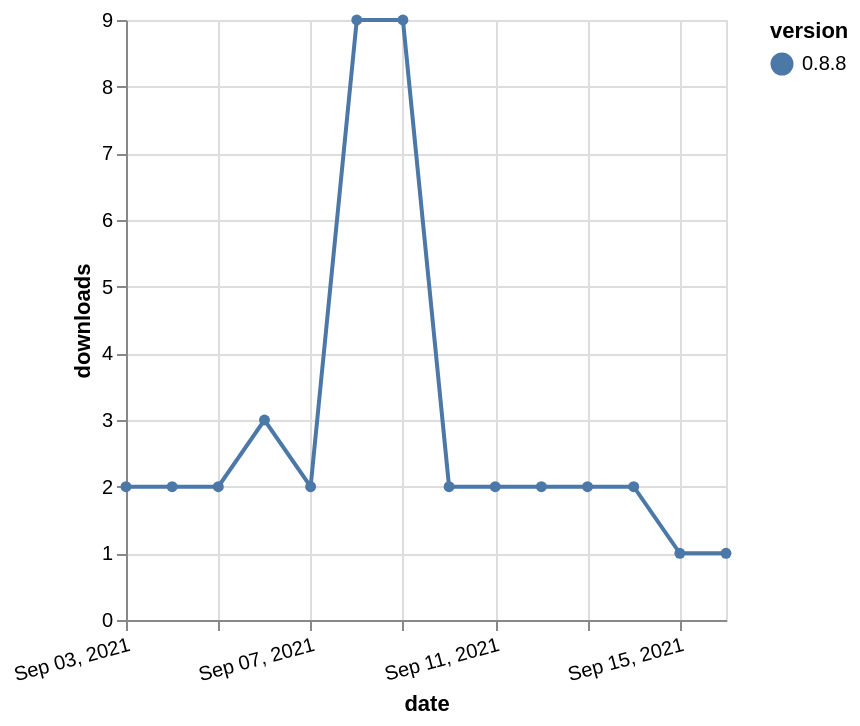

Vega-Lite specification stored for this chart:
### Vega-Lite specification from a JSON file in a GitHub repository (floating-point values rounded to 4 significant figures)
{"$schema": "https://vega.github.io/schema/vega-lite/v5.json", "description": "A simple bar chart with embedded data.", "data": {"values": [{"date": "2021-09-03", "total": 2995, "delta": 2, "version": "0.8.8"}, {"date": "2021-09-04", "total": 2997, "delta": 2, "version": "0.8.8"}, {"date": "2021-09-05", "total": 2999, "delta": 2, "version": "0.8.8"}, {"date": "2021-09-06", "total": 3002, "delta": 3, "version": "0.8.8"}, {"date": "2021-09-07", "total": 3004, "delta": 2, "version": "0.8.8"}, {"date": "2021-09-08", "total": 3013, "delta": 9, "version": "0.8.8"}, {"date": "2021-09-09", "total": 3022, "delta": 9, "version": "0.8.8"}, {"date": "2021-09-10", "total": 3024, "delta": 2, "version": "0.8.8"}, {"date": "2021-09-11", "total": 3026, "delta": 2, "version": "0.8.8"}, {"date": "2021-09-12", "total": 3028, "delta": 2, "version": "0.8.8"}, {"date": "2021-09-13", "total": 3030, "delta": 2, "version": "0.8.8"}, {"date": "2021-09-14", "total": 3032, "delta": 2, "version": "0.8.8"}, {"date": "2021-09-15", "total": 3033, "delta": 1, "version": "0.8.8"}, {"date": "2021-09-16", "total": 3034, "delta": 1, "version": "0.8.8"}]}, "width": "container", "mark": {"type": "line", "point": {"filled": true}}, "encoding": {"x": {"field": "date", "type": "temporal", "timeUnit": "yearmonthdate", "title": "date", "axis": {"labelAngle": -15}}, "y": {"field": "delta", "type": "quantitative", "title": "downloads"}, "color": {"field": "version", "type": "nominal"}, "tooltip": {"field": "delta"}}}
